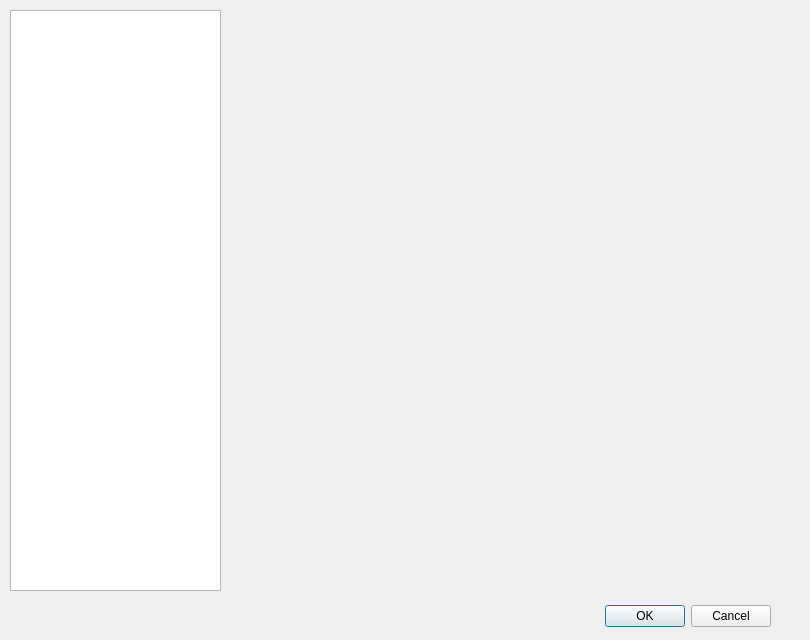
<?xml version="1.0" encoding="UTF-8"?>
<ui version="4.0">
 <class>PluginsConfigurationDialog</class>
 <widget class="QDialog" name="PluginsConfigurationDialog">
  <property name="geometry">
   <rect>
    <x>0</x>
    <y>0</y>
    <width>810</width>
    <height>640</height>
   </rect>
  </property>
  <property name="sizePolicy">
   <sizepolicy hsizetype="Fixed" vsizetype="Fixed">
    <horstretch>0</horstretch>
    <verstretch>0</verstretch>
   </sizepolicy>
  </property>
  <property name="minimumSize">
   <size>
    <width>810</width>
    <height>640</height>
   </size>
  </property>
  <property name="maximumSize">
   <size>
    <width>810</width>
    <height>640</height>
   </size>
  </property>
  <property name="windowTitle">
   <string>CreepyAI25 Plugins Configuration</string>
  </property>
  <property name="windowIcon">
   <iconset resource="../creepy/include/creepy_resources.qrc">
    <normaloff>:/creepy/properties</normaloff>:/creepy/properties</iconset>
  </property>
  <widget class="QDialogButtonBox" name="BtnBox">
   <property name="geometry">
    <rect>
     <x>430</x>
     <y>600</y>
     <width>341</width>
     <height>32</height>
    </rect>
   </property>
   <property name="orientation">
    <enum>Qt::Horizontal</enum>
   </property>
   <property name="standardButtons">
    <set>QDialogButtonBox::Cancel|QDialogButtonBox::Ok</set>
   </property>
  </widget>
  <widget class="QListView" name="PluginsList">
   <property name="geometry">
    <rect>
     <x>10</x>
     <y>10</y>
     <width>211</width>
     <height>581</height>
    </rect>
   </property>
   <property name="editTriggers">
    <set>QAbstractItemView::EditKeyPressed|QAbstractItemView::SelectedClicked</set>
   </property>
  </widget>
 </widget>
 <resources>
  <include location="../creepy/include/creepy_resources.qrc"/>
 </resources>
 <connections>
  <connection>
   <sender>BtnBox</sender>
   <signal>accepted()</signal>
   <receiver>PluginsConfigurationDialog</receiver>
   <slot>accept()</slot>
   <hints>
    <hint type="sourcelabel">
     <x>248</x>
     <y>254</y>
    </hint>
    <hint type="destinationlabel">
     <x>157</x>
     <y>274</y>
    </hint>
   </hints>
  </connection>
  <connection>
   <sender>BtnBox</sender>
   <signal>rejected()</signal>
   <receiver>PluginsConfigurationDialog</receiver>
   <slot>reject()</slot>
   <hints>
    <hint type="sourcelabel">
     <x>316</x>
     <y>260</y>
    </hint>
    <hint type="destinationlabel">
     <x>286</x>
     <y>274</y>
    </hint>
   </hints>
  </connection>
 </connections>
</ui>
